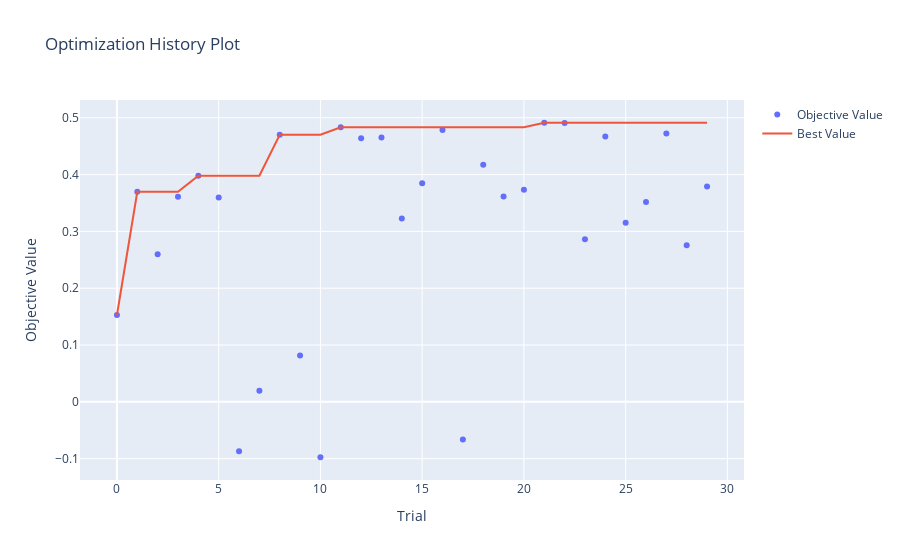

Here is the notebook cell this chart was saved with:
### Code cell
optuna.visualization.plot_optimization_history(study_svm)

### Figure 1 — Plotly figure (JSON) as saved in the notebook; plotly's stock layout.template omitted (floating-point values rounded to 4 significant figures)
{"data": [{"mode": "markers", "name": "Objective Value", "type": "scatter", "x": [0, 1, 2, 3, 4, 5, 6, 7, 8, 9, 10, 11, 12, 13, 14, 15, 16, 17, 18, 19, 20, 21, 22, 23, 24, 25, 26, 27, 28, 29], "y": [0.1528, 0.3697, 0.2597, 0.361, 0.398, 0.3598, -0.08711, 0.01944, 0.4701, 0.08164, -0.09752, 0.4834, 0.464, 0.4651, 0.3228, 0.3847, 0.4786, -0.0661, 0.4174, 0.3615, 0.3732, 0.4913, 0.4906, 0.2863, 0.4669, 0.3151, 0.3518, 0.4724, 0.2757, 0.3792]}, {"mode": "lines", "name": "Best Value", "type": "scatter", "x": [0, 1, 2, 3, 4, 5, 6, 7, 8, 9, 10, 11, 12, 13, 14, 15, 16, 17, 18, 19, 20, 21, 22, 23, 24, 25, 26, 27, 28, 29], "y": [0.1528, 0.3697, 0.3697, 0.3697, 0.398, 0.398, 0.398, 0.398, 0.4701, 0.4701, 0.4701, 0.4834, 0.4834, 0.4834, 0.4834, 0.4834, 0.4834, 0.4834, 0.4834, 0.4834, 0.4834, 0.4913, 0.4913, 0.4913, 0.4913, 0.4913, 0.4913, 0.4913, 0.4913, 0.4913]}, {"marker": {"color": "#cccccc"}, "mode": "markers", "name": "Infeasible Trial", "showlegend": false, "type": "scatter", "x": [], "y": []}], "layout": {"title": {"text": "Optimization History Plot"}, "xaxis": {"title": {"text": "Trial"}}, "yaxis": {"title": {"text": "Objective Value"}}}}
